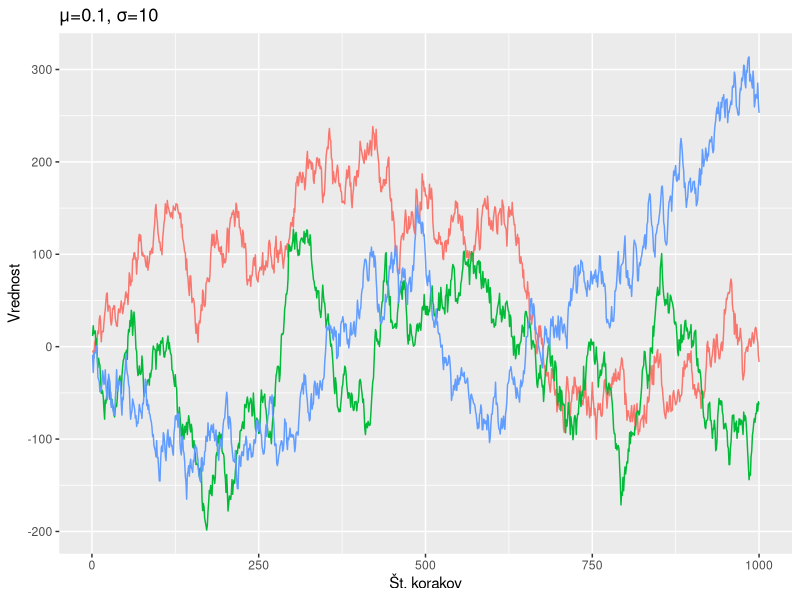
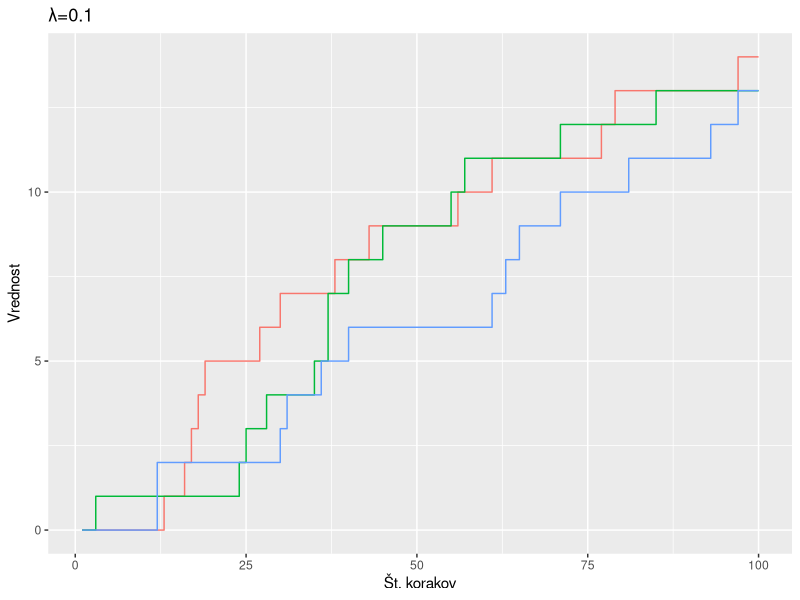
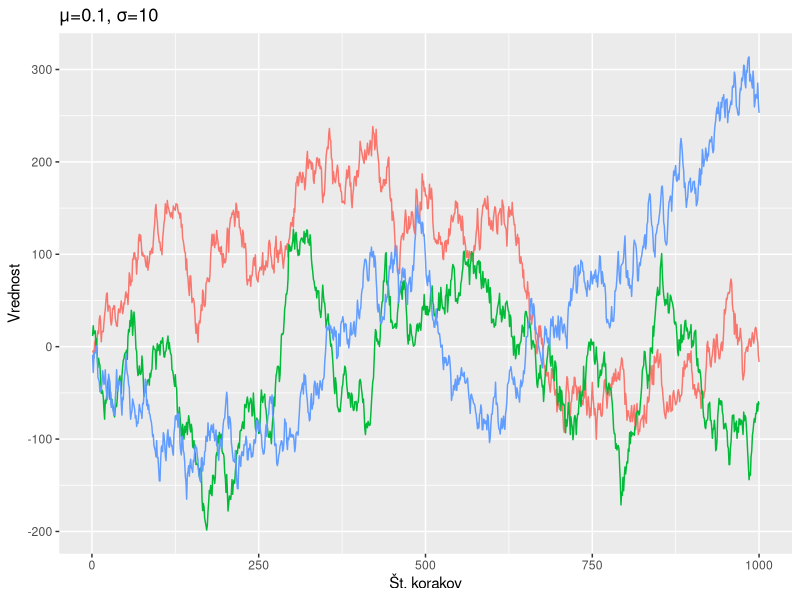
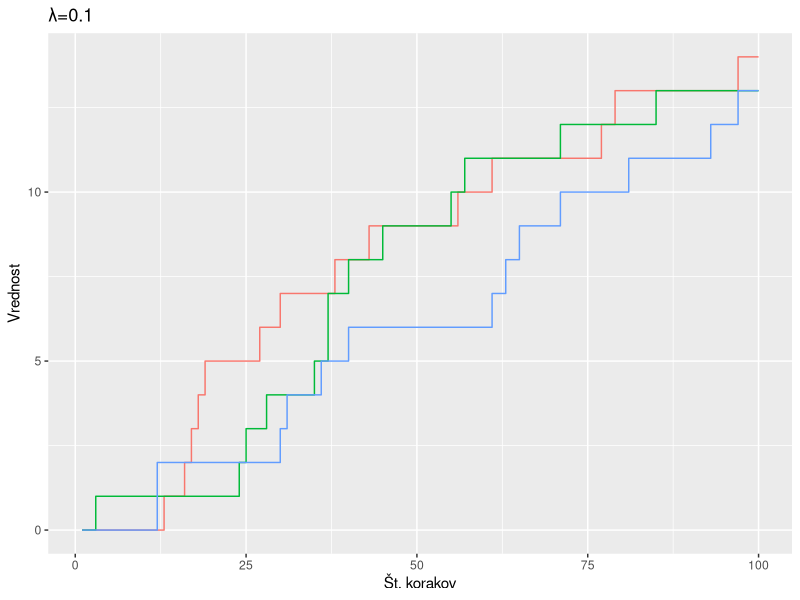

Write R code to recreate these figures, in order.
# Load the ggplot2 package
library(ggplot2)

# Setting random seed
set.seed(1)

################# BROWNIAN MOTION ##############################################

# Number of steps in Brownian motion
n_steps <- 1000

# Parameters for Brownian motion
mu <- 0.1          # Mean
sigma <- 10     # Standard deviation (volatility)

# Function to generate Brownian motion
generate_brownian_motion <- function(n_steps, mu, sigma) {
  increments <- rnorm(n_steps, mean = mu, sd = sigma)
  path <- cumsum(increments)
  return(data.frame(time = 1:n_steps, value = path))
}

# Generate Brownian motion data for multiple instances
num_instances <- 3  # Number of instances to generate
brownian_data <- list()

for (i in 1:num_instances) {
  brownian_data[[i]] <- generate_brownian_motion(n_steps, mu, sigma)
  brownian_data[[i]]$instance <- i
}

brownian_data <- do.call(rbind, brownian_data)

# Plot all instances of Brownian motion using ggplot2
ggplot(brownian_data, aes(x = time, y = value, color = factor(instance))) +
  geom_line() +
  labs(title = "\u03BC=0.1, \u03C3=10",
       x = "Št. korakov",
       y = "Vrednost")+
  theme(legend.position = "none")

# Saving graph to pdf
ggsave("C:/Users/38651/OneDrive - Univerza v Ljubljani/Desktop/Diplomski seminar/Levy-Processes/Photos/graphs/BrownGibanje.pdf", plot = last_plot(), device = "pdf")


##################### POISSON PROCESS ##########################################

# Number of steps in Poisson motion
n_steps <- 100

# Parameters for Poisson motion
lambda <- 0.1  # Intensity

# Function to generate Poisson motion
generate_poisson_motion <- function(n_steps, lambda) {
  jumps <- rpois(n_steps, lambda)
  path <- cumsum(jumps)
  return(data.frame(time = 1:n_steps, value = path))
}

# Generate Poisson motion data for multiple instances
num_instances <- 3  # Number of instances to generate
poisson_data <- list()

for (i in 1:num_instances) {
  poisson_data[[i]] <- generate_poisson_motion(n_steps, lambda)
  poisson_data[[i]]$instance <- i
}

poisson_data <- do.call(rbind, poisson_data)

# Plot all instances of Poisson motion using ggplot2
ggplot(poisson_data, aes(x = time, y = value, color = factor(instance))) +
  geom_step() +
  labs(title = "\u03BB=0.1",
       x = "Št. korakov",
       y = "Vrednost")+
  theme(legend.position = "none")

# Saving graph to pdf
ggsave("C:/Users/38651/OneDrive - Univerza v Ljubljani/Desktop/Diplomski seminar/Levy-Processes/Photos/graphs/PoissGibanje.pdf", plot = last_plot(), device = "pdf")




